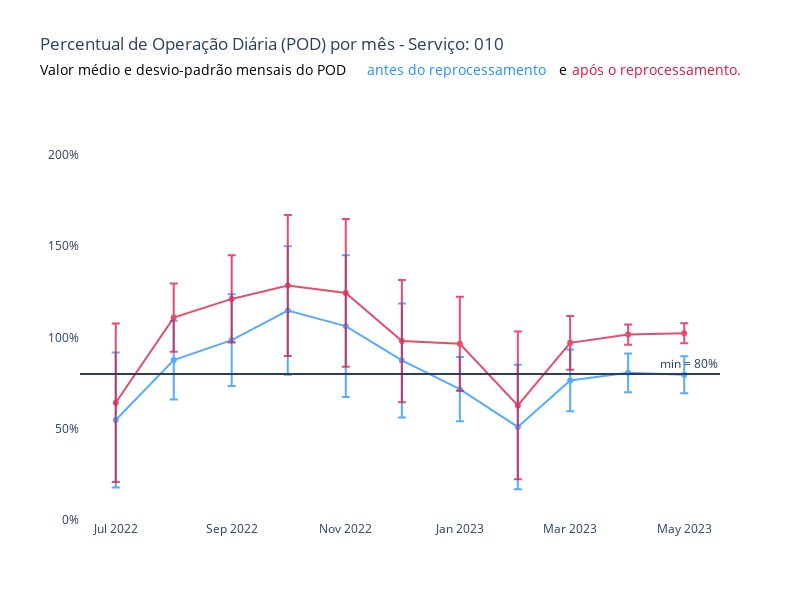

Notebook code for this chart:
### Code cell
# Criar o gráfico de linha
fig = go.Figure()

# Adicionar a linha com pontos e desvio padrão para pod_pre_reprocessamento
fig.add_trace(go.Scatter(x=media_pre.index, y=media_pre.values,
                    mode='lines+markers',
                    name='Antes do Reprocessamento',
                    marker=dict(color='dodgerblue'),
                    opacity=0.75,
                    error_y=dict(type='data', array=std_pre, visible=True, color='dodgerblue')  # Corrigindo a cor aqui
))

# Adicionar a linha com pontos e desvio padrão para pod_pos_reprocessamento
fig.add_trace(go.Scatter(x=media_pos.index, y=media_pos.values,
                    mode='lines+markers',
                    name='Após Reprocessamento',
                    marker=dict(color='crimson'),
                    opacity=0.75,
                    error_y=dict(type='data', array=std_pos, visible=True, color='crimson')  # Corrigindo a cor aqui
))

# Configurar layout e outros parâmetros do gráfico
fig.update_layout(
    title="Percentual de Operação Diária (POD) por mês - Serviço: 010",
    showlegend=False,
    yaxis_range=[0, 230],
    yaxis_ticksuffix="%",
    width=800,
    height=600,
    plot_bgcolor='white',
    xaxis=dict(showgrid=False, zeroline=False),
    yaxis=dict(showgrid=False, zeroline=False),
    # Adicionando anotações para o subtítulo com cores específicas
    annotations=[
        dict(
            x=-0.065,
            y=1.10,
            xref='paper',
            yref='paper',
            xanchor='left',
            text='Valor médio e desvio-padrão mensais do POD',
            showarrow=False,
            font=dict(color='black', size=14)
        ),
        dict(
            x=0.445,
            y=1.10,
            xref='paper',
            yref='paper',
            xanchor='left',
            text='antes do reprocessamento',
            showarrow=False,
            font=dict(color='dodgerblue', size=14)
        ),
        dict(
            x=0.745,
            y=1.10,
            xref='paper',
            yref='paper',
            xanchor='left',
            text='e',
            showarrow=False,
            font=dict(color='black', size=14)
        ),
        dict(
            x=0.765,
            y=1.10,
            xref='paper',
            yref='paper',
            xanchor='left',
            text='após o reprocessamento.',
            showarrow=False,
            font=dict(color='crimson', size=14)
        )
    ]
)

# Adicionar linha horizontal para indicar o mínimo de 80%
fig.add_hline(y=80, annotation_text="min = 80%")

fig.show()

### Figure 1 — Plotly figure (JSON) as saved in the notebook; plotly's stock layout.template omitted (floating-point values rounded to 4 significant figures)
{"data": [{"error_y": {"array": [36.98, 21.59, 25.09, 35.23, 38.76, 31.24, 17.6, 34.09, 16.86, 10.59, 10.07], "color": "dodgerblue", "type": "data", "visible": true}, "marker": {"color": "dodgerblue"}, "mode": "lines+markers", "name": "Antes do Reprocessamento", "opacity": 0.75, "type": "scatter", "x": ["2022-07", "2022-08", "2022-09", "2022-10", "2022-11", "2022-12", "2023-01", "2023-02", "2023-03", "2023-04", "2023-05"], "y": [54.77, 87.55, 98.5, 114.7, 106.2, 87.37, 71.66, 50.98, 76.46, 80.58, 79.55]}, {"error_y": {"array": [43.41, 18.67, 23.87, 38.62, 40.48, 33.43, 25.71, 40.47, 14.77, 5.557, 5.486], "color": "crimson", "type": "data", "visible": true}, "marker": {"color": "crimson"}, "mode": "lines+markers", "name": "Após Reprocessamento", "opacity": 0.75, "type": "scatter", "x": ["2022-07", "2022-08", "2022-09", "2022-10", "2022-11", "2022-12", "2023-01", "2023-02", "2023-03", "2023-04", "2023-05"], "y": [64.23, 110.8, 121.1, 128.4, 124.4, 97.97, 96.48, 62.75, 97, 101.6, 102.3]}], "layout": {"annotations": [{"font": {"color": "black", "size": 14}, "showarrow": false, "text": "Valor médio e desvio-padrão mensais do POD", "x": -0.065, "xanchor": "left", "xref": "paper", "y": 1.1, "yref": "paper"}, {"font": {"color": "dodgerblue", "size": 14}, "showarrow": false, "text": "antes do reprocessamento", "x": 0.445, "xanchor": "left", "xref": "paper", "y": 1.1, "yref": "paper"}, {"font": {"color": "black", "size": 14}, "showarrow": false, "text": "e", "x": 0.745, "xanchor": "left", "xref": "paper", "y": 1.1, "yref": "paper"}, {"font": {"color": "crimson", "size": 14}, "showarrow": false, "text": "após o reprocessamento.", "x": 0.765, "xanchor": "left", "xref": "paper", "y": 1.1, "yref": "paper"}, {"showarrow": false, "text": "min = 80%", "x": 1, "xanchor": "right", "xref": "x domain", "y": 80, "yanchor": "bottom", "yref": "y"}], "height": 600, "plot_bgcolor": "white", "shapes": [{"type": "line", "x0": 0, "x1": 1, "xref": "x domain", "y0": 80, "y1": 80, "yref": "y"}], "showlegend": false, "title": {"text": "Percentual de Operação Diária (POD) por mês - Serviço: 010"}, "width": 800, "xaxis": {"showgrid": false, "zeroline": false}, "yaxis": {"range": [0, 230], "showgrid": false, "ticksuffix": "%", "zeroline": false}}}
